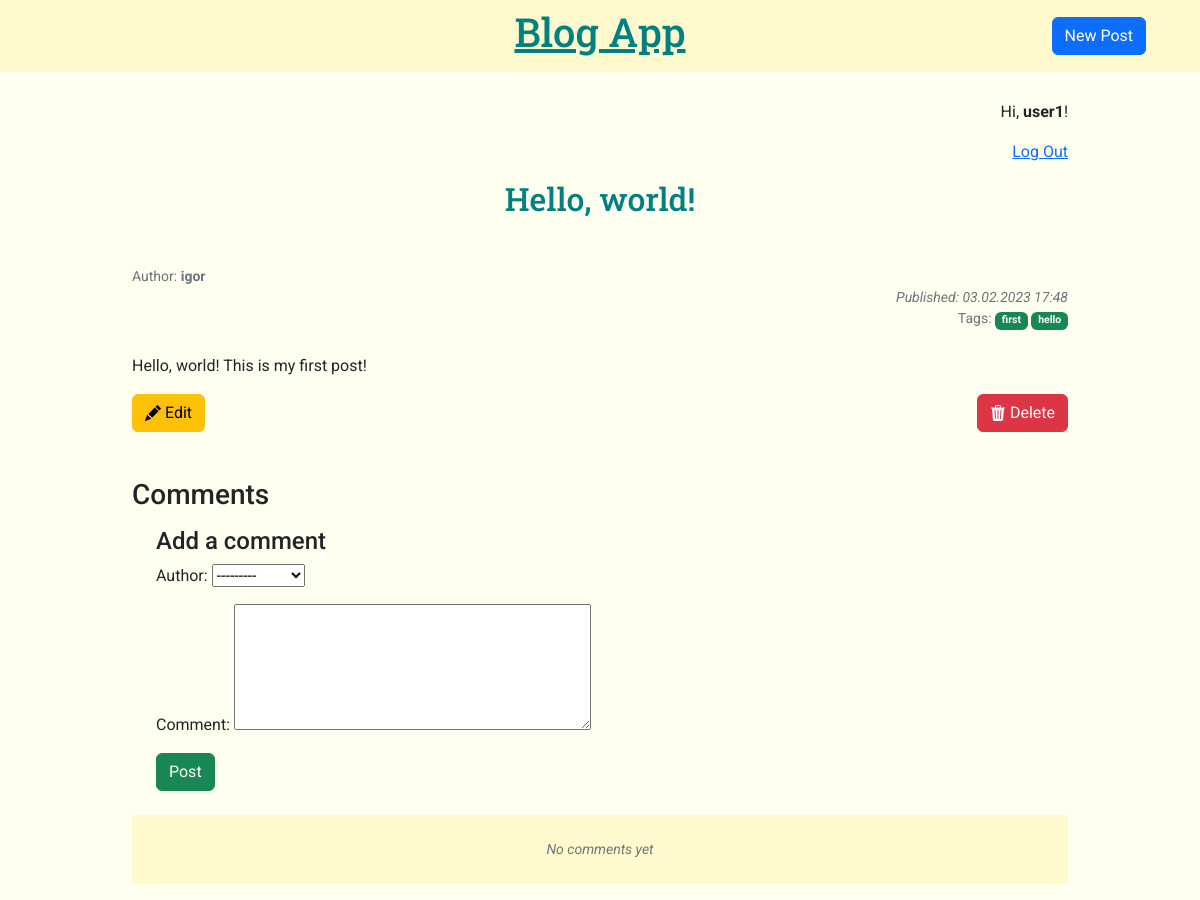
Page /blog_app/post/1/ (signed in) on the earlier database version.
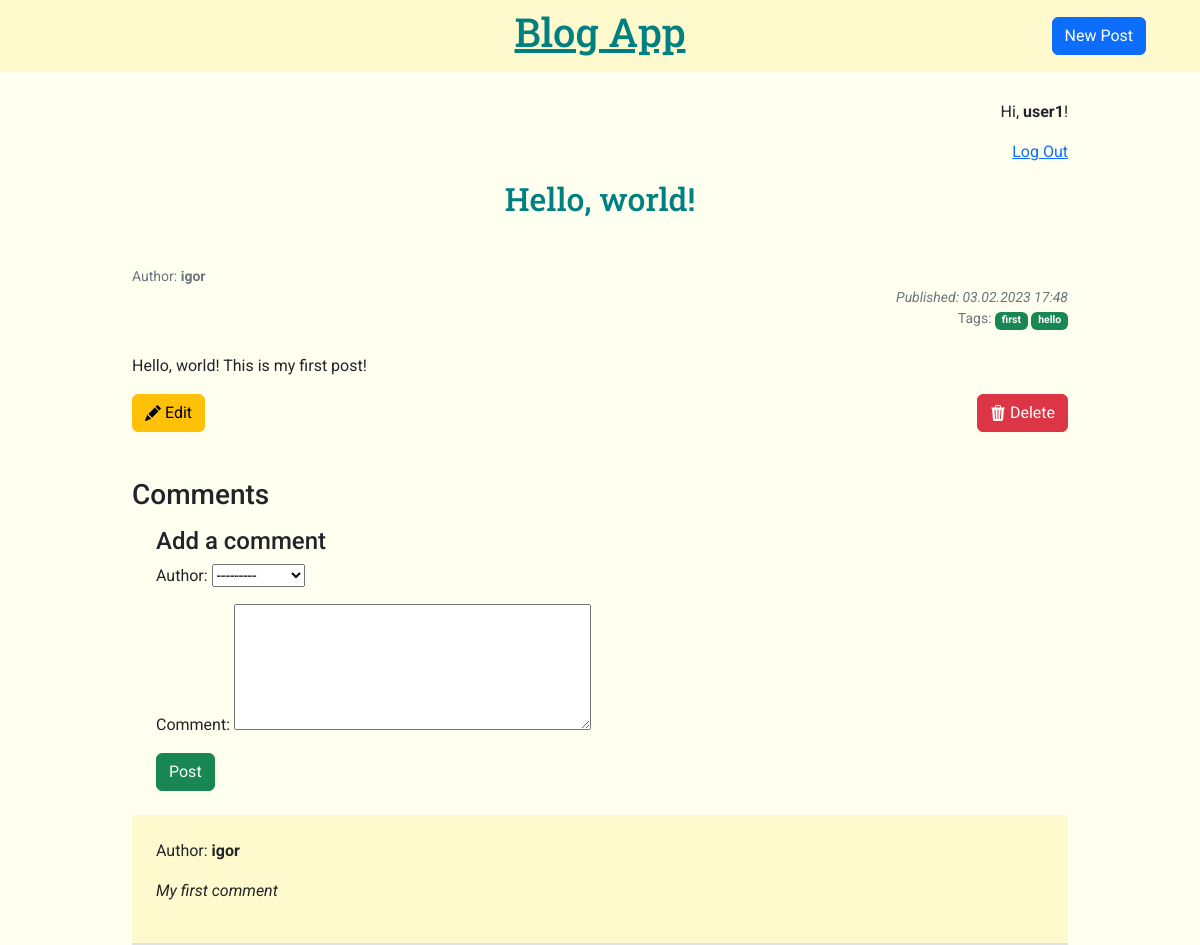
Same page on the later database version.
### blog_app/models.py (models this page shows, shortened)
class Post(models.Model):
	title = models.CharField(max_length=200)
	author = models.ForeignKey("auth.user", on_delete=models.CASCADE) # many-to-one relationship
	date = models.DateTimeField(auto_now_add=True)
	text = models.TextField()
	img = models.ImageField(upload_to="images/", blank=True)
	slug = models.SlugField(unique=True, max_length=100, null=False, default="")
	tags = TaggableManager()

class Comment(models.Model):
	post = models.ForeignKey(Post, on_delete=models.CASCADE)
	author = models.ForeignKey("auth.user", on_delete=models.CASCADE)
	date = models.DateTimeField(auto_now_add=True)
	comment = models.TextField()
	def __str__(self) -> str:
		return self.comment

### blog_app/views.py (the view, shortened to what this page needs)
# urls.py: path("post/<int:pk>/", views.BlogDetailView.as_view(), name="post_detail"),
class BlogDetailView(LoginRequiredMixin, View):
	def get(self, request, *args, **kwargs):
		view = CommentGet.as_view()
		return view(request, *args, **kwargs)

### blog_app/forms.py
class CommentForm(forms.ModelForm):
	class Meta:
		model = Comment
		fields = ("author", "comment")
		widgets = {
			"comment": forms.Textarea(attrs={"rows": 5, "cols": 40})
		} # size of textarea field

### blog_app/views.py (called while the page is built)
	def get_context_data(self, **kwargs):
		context = super().get_context_data(**kwargs)
		context["form"] = CommentForm()
		return context

### blog_app/templates/blog_app/post.html (shortened to what this page needs)
{% extends "blog_app/base.html" %}
{% block content %}
<div class="container post-entry my-container">
	<h2 class="text-center mb-5">{{ post.title }}</h2>
	<p class="text-secondary small mb-0">Author: <b>{{ post.author }}</b></p>
	<p class="text-end text-secondary small mb-0"><i>Published: {{ post.date|date:"d.m.Y H:i" }}</i></p>
	<p class="text-end text-secondary small">Tags:
		{% for tag in post.tags.all %}
		<a href="{% url 'tagged' tag.slug %}" class="badge bg-success text-decoration-none">{{ tag }}</a>
		{% endfor %}
	</p>
	<p class="mt-4">{{ post.text }}</p>
	{% if user.is_authenticated %}
	<div class="post-controls">
		<a href="{% url 'edit_post' post.pk %}" class="btn btn-warning float-start">
			Edit
		</a>
		<a href="{% url 'delete_post' post.pk %}" class="btn btn-danger float-end">
			Delete
		</a>
	</div>
	{% endif %}
	<h3 class="mt-4 mb-3">Comments</h3>
	{% if user.is_authenticated %}
	<div class="add-comment pb-4 px-4">
		<h4>Add a comment</h4>
		<form action="" method="post">
			{{ form.as_p }}
			<button class="btn btn-success" type="submit">Post</button>
		</form>
	</div>
	{% endif %}
	<div class="comments">
	{% for comment in post.comment_set.all %}
		<div class="comment-container p-4 border-bottom border-2">
			<div class="d-flex">
				<p class="flex-fill">Author: <b>{{ comment.author }}</b></p>
				<p class="flex-fill text-end text-secondary small"></p>
			</div>
			<p><i>{{ comment }}</i></p>
		</div>
	{% empty %}
		<p class="p-4 text-center text-secondary small"><i>No comments yet</i></p>
	{% endfor %}
	</div>
</div>
{% endblock content %}

### blog_app/templates/blog_app/base.html (shortened to what this page needs)
{% load static %}
<!DOCTYPE html>
	<html lang="en">
	<head>
		<link rel="stylesheet" href="{% static 'css/bootstrap.min.css' %}">
		<link rel="stylesheet" href="{% static 'css/main.css' %}">
	</head>
	<body>
		<header>
			<nav class="navbar navbar-expand-sm fixed-top">
				<div class="container mx-auto row">
					<div class="col-6 text-center">
						<h1><a href="{% url 'index' %}">Blog App</a></h1>
					</div>
					<div class="col-3 text-end">
						<a href="{% url 'new_post' %}" class="btn btn-primary">New Post</a>
					</div>
				</div>
			</nav>
		</header>
		<div class="welcome-user container text-end">
		{% if user.is_authenticated %}
			<p>Hi, <b>{{ user.username }}</b>!</p>
			<p><a href="{% url 'logout' %}">Log Out</a></p>
		{% else %}
			<p>You are not logged in</p>
			<p><a href="{% url 'login' %}">Log In</a> |
				<a href="{% url 'signup' %}">Sign Up</a>
			</p>
		{% endif %}
		</div>
		{% block content %}
		{% endblock content %}
	</body>
</html>

### static/css/main.css (style rules this page uses)
body { font-family: "Roboto", sans-serif; background: ivory; }
h1 { font-family: "Roboto Slab", serif; font-weight: 500; color: teal; }
header nav.navbar { background: lemonchiffon; }
header nav.navbar h1 a, .post-entry h2 { font-family: "Roboto Slab", serif; color: teal; }
.my-container { max-width: 960px; }
.welcome-user { max-width: 960px; margin-top: 100px; }
.post-controls { min-height: 60px; }
.comments { background: lemonchiffon; }

Differences in the rows shown:
added Comment: author "igor", comment "My first comment"
Other differences:
text no longer shown: "No comments yet"
